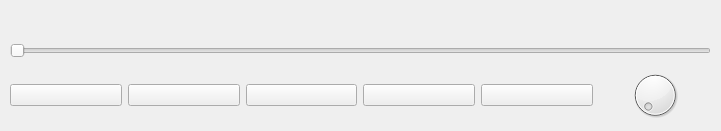
<?xml version="1.0" encoding="UTF-8"?>
<ui version="4.0">
 <class>ControllerWidget</class>
 <widget class="QWidget" name="ControllerWidget">
  <property name="geometry">
   <rect>
    <x>0</x>
    <y>0</y>
    <width>721</width>
    <height>131</height>
   </rect>
  </property>
  <property name="windowTitle">
   <string>Form</string>
  </property>
  <widget class="QWidget" name="horizontalLayoutWidget">
   <property name="geometry">
    <rect>
     <x>10</x>
     <y>69</y>
     <width>701</width>
     <height>52</height>
    </rect>
   </property>
   <layout class="QHBoxLayout" name="horizontalLayout">
    <item>
     <widget class="QPushButton" name="playButton">
      <property name="text">
       <string/>
      </property>
     </widget>
    </item>
    <item>
     <widget class="QPushButton" name="pauseButton">
      <property name="text">
       <string/>
      </property>
     </widget>
    </item>
    <item>
     <widget class="QPushButton" name="stopButton">
      <property name="text">
       <string/>
      </property>
     </widget>
    </item>
    <item>
     <widget class="QPushButton" name="previousButton">
      <property name="text">
       <string/>
      </property>
     </widget>
    </item>
    <item>
     <widget class="QPushButton" name="nextButton">
      <property name="text">
       <string/>
      </property>
     </widget>
    </item>
    <item>
     <widget class="QDial" name="volumeDial"/>
    </item>
   </layout>
  </widget>
  <widget class="QSlider" name="durationSlider">
   <property name="geometry">
    <rect>
     <x>10</x>
     <y>40</y>
     <width>701</width>
     <height>22</height>
    </rect>
   </property>
   <property name="orientation">
    <enum>Qt::Horizontal</enum>
   </property>
  </widget>
  <widget class="QLabel" name="timestampLabel">
   <property name="geometry">
    <rect>
     <x>310</x>
     <y>10</y>
     <width>81</width>
     <height>21</height>
    </rect>
   </property>
   <property name="text">
    <string/>
   </property>
  </widget>
 </widget>
 <resources/>
 <connections/>
</ui>
